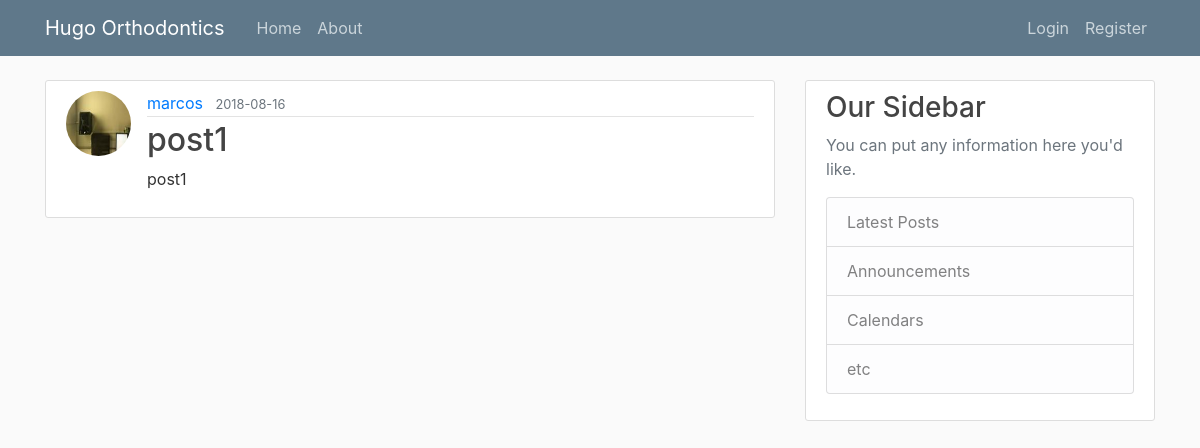
/post/1, run on the app's committed database.
### flaskblog/models.py (models this page shows, shortened)
class User(db.Model, UserMixin):
    id = db.Column(db.Integer, primary_key=True)
    username = db.Column(db.String(20), unique=True, nullable=False)
    gender = db.Column(db.String(20))
    terms_acceptance =db.Column(db.String(20))
    liabilty_acceptance=db.Column(db.String(100))
    home_number1 = db.Column(db.String(20))
    home_number2 = db.Column(db.String(20))
    cell_phone = db.Column(db.String(20))
    attending_school = db.Column(db.String(30))
    guardian_cell1 = db.Column(db.String(20))
    guardian_cell2 = db.Column(db.String(20))
    accountholder_cell = db.Column(db.String(20))
    work_daytime_number = db.Column(db.String(20))
    next_of_kin = db.Column(db.String(50))
    next_of_kin_number = db.Column(db.String(20))
    medical_dental_history = db.Column(db.String(200))
    postal_address = db.Column(db.String(200))
    physical_address = db.Column(db.String(200))
    occupation=db.Column(db.String(100))
    surname_and_initials=db.Column(db.String(100))
    identity_number2=db.Column(db.String(20))
    cellphone_number2=db.Column(db.Integer)
    medical_aid_details=db.Column(db.String(300))
    dependent_number=db.Column(db.Integer)
    insurance_type=db.Column(db.String(120))
    employer=db.Column(db.String(100))
    doctor = db.Column(db.String(50))
    alternative_doctor = db.Column(db.String(50))
    identity_number = db.Column(db.String(20))
    language=db.Column(db.String(50))
    name = db.Column(db.String(50))
    surname = db.Column(db.String(50))
    email = db.Column(db.String(120), unique=True, nullable=False)
    email2 = db.Column(db.String(120), unique=True, nullable=False)
    image_file = db.Column(db.String(20), nullable=False, default='default.jpg')
    password = db.Column(db.String(60), nullable=False)
    posts = db.relationship('Post', backref='author', lazy=True)

class Post(db.Model):
    id = db.Column(db.Integer, primary_key=True)
    title = db.Column(db.String(100), nullable=False)
    date_posted = db.Column(db.DateTime, nullable=False, default=datetime.utcnow)
    content = db.Column(db.Text, nullable=False)
    user_id = db.Column(db.Integer, db.ForeignKey('user.id'), nullable=False)

### flaskblog/posts/routes.py (the view)
@posts.route("/post/<int:post_id>")
def post(post_id):
    post = Post.query.get_or_404(post_id)
    return render_template('post.html', title=post.title, post=post)

### flaskblog/templates/post.html (shortened to what this page needs)
{% extends "layout.html" %}
{% block content %}
   <article class="media content-section">
     <img class="rounded-circle article-img" src="{{ url_for('static', filename='profile_pics/' + post.author.image_file) }}">
     <div class="media-body">
       <div class="article-metadata">
         <a class="mr-2" href="{{ url_for('users.user_posts', username=post.author.username) }}">{{ post.author.username }}</a>
         <small class="text-muted">{{ post.date_posted.strftime('%Y-%m-%d') }}</small>
       </div>
       <h2 class="article-title">{{ post.title }}</h2>
       <p class="article-content">{{ post.content }}</p>
     </div>
   </article>
{% endblock content %}

### flaskblog/static/main.css (style rules this page uses)
body { background: #fafafa; color: #333333; margin-top: 5rem; }
h1, h2, h3, h4, h5, h6 { color: #444444; }
.content-section { background: #ffffff; padding: 10px 20px; border: 1px solid #dddddd; border-radius: 3px; margin-bottom: 20px; }
.article-title { color: #444444; }
.article-content { white-space: pre-line; }
.article-img { height: 65px; width: 65px; margin-right: 16px; }
.article-metadata { padding-bottom: 1px; margin-bottom: 4px; border-bottom: 1px solid #e3e3e3 }

### data on the page
User: image_file (picture), author.username "marcos"
Post: date_posted "2018-08-16", title "post1", content "post1"
